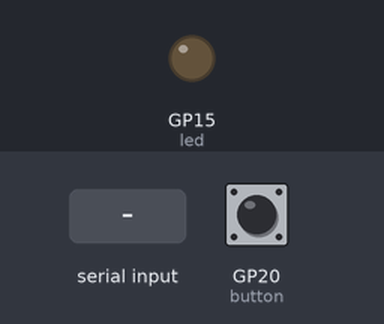
A program run on a simulated Raspberry Pi Pico running CircuitPython. Parts: output pins drawn as LEDs (lit = HIGH). Inputs (shaded band) come from the test bench; at power-on: GP20 (button) HIGH. What the program prints to the serial console is not drawn.

Above: at 1.2 s.
1.3 s: "PICO_LED_ON" received over the second serial link
At 2.5 s:
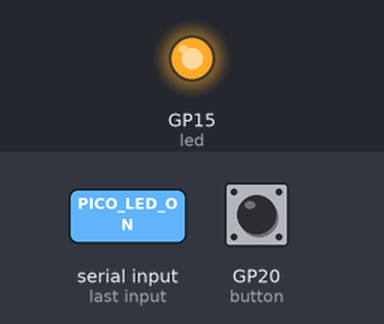
8.7 s: "PICO_LED_OFF" received over the second serial link
At 10.0 s:
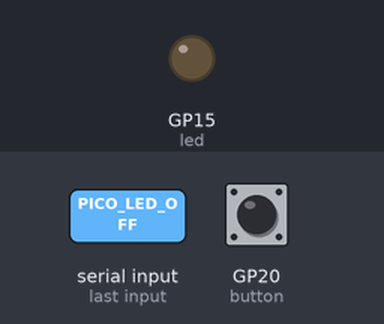
Timing chart, 0 to 11.7 s (numbered marks = the images above; inputs shaded):
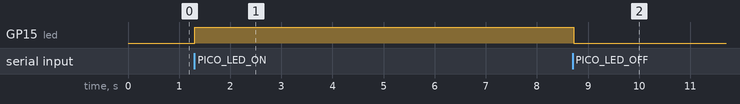

The program:

code.py
```python
# CircuitPython code that runs on a raspberry pi pico (rp2040 microcontroller)

import time
import board
import usb_cdc
import usb_hid
import digitalio

# Interface Setup
led_pin = board.GP15
btn_pin = board.GP20

# Incoming Setup
led = digitalio.DigitalInOut(led_pin)
led.direction = digitalio.Direction.OUTPUT

# Outgoing Setup
button = digitalio.DigitalInOut(btn_pin)
button.direction = digitalio.Direction.INPUT
button.pull = digitalio.Pull.UP

while True:
    # Incoming Loop
    if usb_cdc.console.in_waiting > 0:
        signal = usb_cdc.console.read(usb_cdc.console.in_waiting).decode('utf-8').strip()
        if signal == "PICO_LED_ON":
            led.value = True
        elif signal == "PICO_LED_OFF":
            led.value = False

    # Outgoing Loop
    if not button.value:
        usb_cdc.console.write(b"SBC_LED_ON")
    else:
        usb_cdc.console.write(b"SBC_LED_OFF")
    time.sleep(0.1)
```

Measured:
- after the input at 1.3 s, GP15 (led): LOW → HIGH at once
- after the input at 8.7 s, GP15 (led): HIGH → LOW at once
